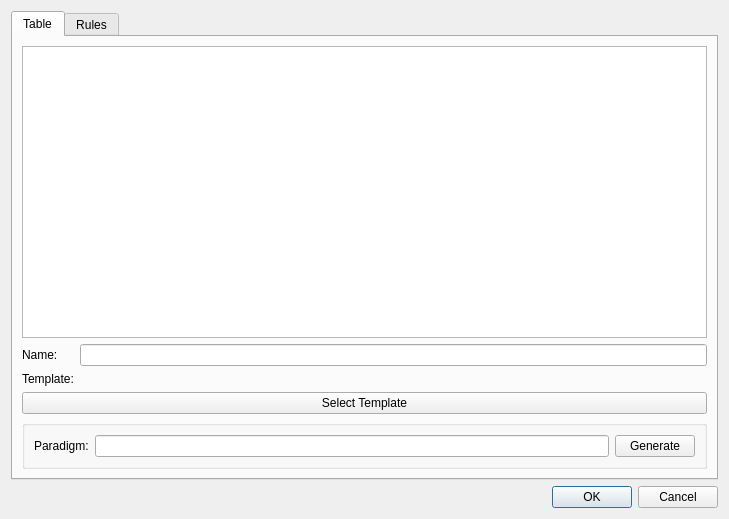
<?xml version="1.0" encoding="UTF-8"?>
<ui version="4.0">
 <class>Form</class>
 <widget class="QWidget" name="Form">
  <property name="geometry">
   <rect>
    <x>0</x>
    <y>0</y>
    <width>729</width>
    <height>519</height>
   </rect>
  </property>
  <property name="windowTitle">
   <string>Form</string>
  </property>
  <layout class="QGridLayout" name="gridLayout">
   <item row="0" column="0">
    <widget class="QTabWidget" name="tabWidget">
     <property name="currentIndex">
      <number>0</number>
     </property>
     <widget class="QWidget" name="tabWidgetPage1">
      <attribute name="title">
       <string>Table</string>
      </attribute>
      <layout class="QGridLayout" name="gridLayout_2">
       <item row="3" column="6">
        <widget class="QLabel" name="currentLbl">
         <property name="text">
          <string/>
         </property>
        </widget>
       </item>
       <item row="3" column="5">
        <widget class="QLabel" name="templateLbl">
         <property name="text">
          <string>Template:</string>
         </property>
        </widget>
       </item>
       <item row="1" column="5">
        <widget class="QLabel" name="nameLbl">
         <property name="text">
          <string>Name:</string>
         </property>
        </widget>
       </item>
       <item row="4" column="5" colspan="2">
        <widget class="QPushButton" name="selectBtn">
         <property name="text">
          <string>Select Template</string>
         </property>
        </widget>
       </item>
       <item row="1" column="6">
        <widget class="QLineEdit" name="nameLine"/>
       </item>
       <item row="0" column="5" colspan="2">
        <widget class="QTableWidget" name="tableWidget">
         <property name="selectionMode">
          <enum>QAbstractItemView::NoSelection</enum>
         </property>
        </widget>
       </item>
       <item row="5" column="5" colspan="2">
        <widget class="QGroupBox" name="groupBox_2">
         <property name="title">
          <string/>
         </property>
         <layout class="QGridLayout" name="gridLayout_3">
          <item row="1" column="2">
           <widget class="QPushButton" name="generateBtn">
            <property name="text">
             <string>Generate</string>
            </property>
           </widget>
          </item>
          <item row="1" column="0">
           <widget class="QLabel" name="exampleLbl">
            <property name="text">
             <string>Paradigm:</string>
            </property>
           </widget>
          </item>
          <item row="1" column="1">
           <widget class="QLineEdit" name="exampleLine"/>
          </item>
         </layout>
        </widget>
       </item>
      </layout>
     </widget>
     <widget class="QWidget" name="tab">
      <attribute name="title">
       <string>Rules</string>
      </attribute>
      <layout class="QGridLayout" name="gridLayout_4">
       <item row="1" column="0">
        <widget class="QTreeView" name="treeView">
         <attribute name="headerVisible">
          <bool>false</bool>
         </attribute>
        </widget>
       </item>
      </layout>
     </widget>
    </widget>
   </item>
   <item row="1" column="0">
    <widget class="QDialogButtonBox" name="buttonBox">
     <property name="standardButtons">
      <set>QDialogButtonBox::Cancel|QDialogButtonBox::Ok</set>
     </property>
    </widget>
   </item>
  </layout>
 </widget>
 <resources/>
 <connections/>
</ui>
